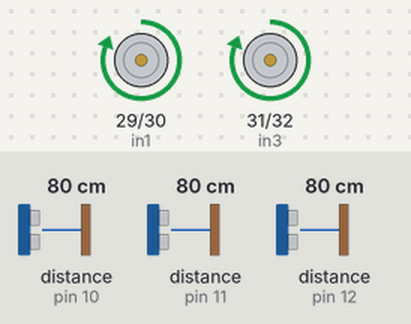
Bench run of a sketch on a simulated Arduino Mega 2560, built with avr-gcc and run on an emulated ATmega2560. Shown: motor-driver pin pairs drawn as motors (green arrow = first pin HIGH = forward, orange = second pin HIGH = backward, longer = more drive, scaled by the enable pin). Wiring (inferred from the names in the program): 3 × ultrasonic range finder: trigger pin 23, echo pin 11 / trigger pin 24, echo pin 12 / trigger pin 25, echo pin 10. Inputs (shaded band) come from the test bench; at power-on: distance to the obstacle (sensors on pin 10, pin 11, pin 12) 80 cm. The echo pulse lasts 58.3 µs per cm; WiFi joins after 1.5 s; servers stay silent unless stated.

Above: at 3.0 s.
3.1 s: distance to the obstacle (sensor on pin 10) set to 55 cm
4.6 s: distance to the obstacle (sensor on pin 10) set to 46 cm
At 4.72 s:
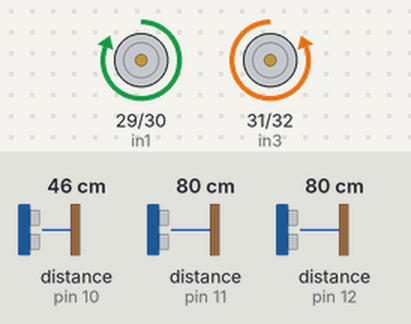
7.6 s: distance to the obstacle (sensor on pin 10) set to 60 cm
At 8.3 s:
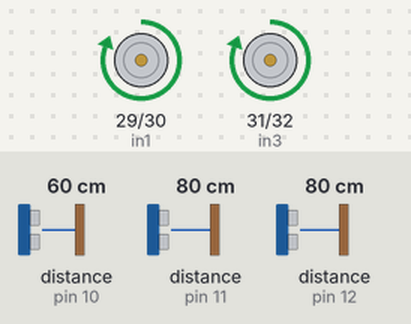
9.2 s: distance to the obstacle (sensor on pin 11) set to 54 cm
10.7 s: distance to the obstacle (sensor on pin 11) set to 47 cm
At 11.8 s:
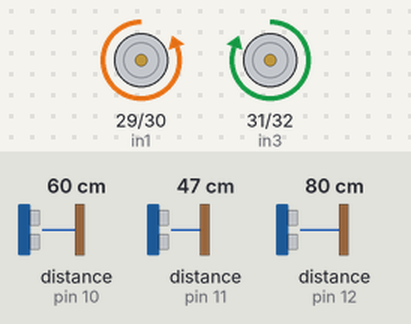
12.2 s: distance to the obstacle (sensor on pin 11) set to 60 cm
At 13.1 s:
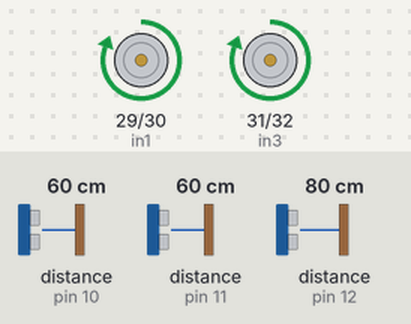
Timing chart, 0 to 14.7 s (numbered marks = the images above; inputs shaded):
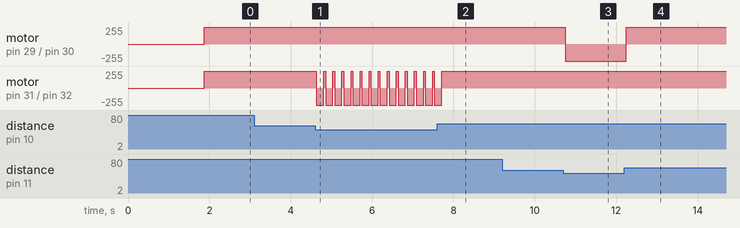

The sketch:

Final_Code_.ino
```cpp
/*
Hinge 1          Driver(2)
        ena - 4
        in1 - 33
        in2 - 34
Hinge 2
        enb - 3
        in3 -35
        in4 - 36
Hinge 3
        ena - 2  Driver (3)
        in1 - 37
        in2 - 38
*/


#define BLYNK_USE_DIRECT_CONNECT
#include <SoftwareSerial.h>
SoftwareSerial DebugSerial(19, 18); // RX, TX
#define BLYNK_PRINT DebugSerial
#include <BlynkSimpleSerialBLE.h>
char auth[] = "sBVEAogcssGh0CdZfLV2rPOQmaNsqzcP";
#define PWM 255
#define X 50                        // The minimum distance between bot and wall
const int trigPin1 = 23;            // Pin 1 is for front sensor
const int echoPin1 = 11; //pwm
const int trigPin2 = 25;            // Pin 2 is for right sensor
const int echoPin2 = 10; //pwm
const int trigPin3 = 24;            // Pin 3 is for left sensor
const int echoPin3 = 12; //pwm
const int in1 = 29;                                               // left in
const int in2 = 30;                                               // left out
const int in3 = 31;                                               // right in
const int in4 = 32;                                               // right out
const int enA = 6; //pwm
const int enB = 5; //pwm
void setup()
{
 DebugSerial.begin(9600);
 DebugSerial.println("Waiting for connections...");
 Serial.begin(9600);
 Blynk.begin(Serial, auth);
 pinMode(trigPin1, OUTPUT);
 pinMode(echoPin1, INPUT);
 pinMode(trigPin2, OUTPUT);
 pinMode(echoPin2, INPUT);
 pinMode(trigPin3, OUTPUT);
 pinMode(echoPin3, INPUT);
 pinMode (in1, OUTPUT);
 pinMode (in2, OUTPUT);
 pinMode (in3, OUTPUT);
 pinMode (in4, OUTPUT);
 pinMode (enA, OUTPUT);
 pinMode (enB, OUTPUT);
}
void loop()
{

   Blynk.run();
 if ( FrontSensor() < X && RightSensor() < X && LeftSensor()< X) // obstacle infront of all 3 sides
 {
        turn_right();
        delay(3000);
//then reverse
 }

 else if (FrontSensor() < X && RightSensor() < X && LeftSensor()> X) // obstacle on right and front sides
 {
 turn_left();
// turn left side
 }
 else if (FrontSensor() < X && RightSensor() > X && LeftSensor()< X) // obstacle on left and front sides
    {
 turn_right();
// turn right side
 }
 else if (FrontSensor() < X && RightSensor() > X && LeftSensor()> X) // obstacle on front sides
 {
 turn_right();
// then turn right
 }
 else if (FrontSensor() > X && RightSensor() > X && LeftSensor()< X) // obstacle on left sides
 {
 turn_right();
// then turn right and then forward
 delay(180);
 forward();
 }
 else if (FrontSensor() > X && RightSensor() < X && LeftSensor()> X) // obstacle on right sides
 {
 turn_left();
// then turn left and then right
 delay(180);
 forward();
 }
 else
 {
 forward();
 }
}

void forward ()

{
 digitalWrite(in1, HIGH);
 digitalWrite(in2, LOW);
 digitalWrite(in3, HIGH);
 digitalWrite(in4, LOW);
 analogWrite(enA, PWM);
 analogWrite(enB, PWM);
}

void turn_left ()

{
 digitalWrite(in1, HIGH);
 digitalWrite(in2, LOW);
 digitalWrite(in3, LOW);
 digitalWrite(in4, HIGH);
 analogWrite(enA, PWM);
 analogWrite(enB, PWM);
}
void turn_right ()
{
 digitalWrite(in1, LOW);
  digitalWrite(in2, HIGH);
 digitalWrite(in3, HIGH);
 digitalWrite(in4, LOW);
 analogWrite(enA, PWM);
 analogWrite(enB, PWM);
}

void reverse ()
{
 digitalWrite(in1, LOW);
 digitalWrite(in2, HIGH);
 digitalWrite(in3, LOW);
 digitalWrite(in4, HIGH);
 analogWrite(enA, PWM);
 analogWrite(enB, PWM);
}
void stop()
{
 digitalWrite(in1, LOW);
 digitalWrite(in2, LOW);
 digitalWrite(in3, LOW);
 digitalWrite(in4, LOW);
 analogWrite(enA, LOW);
 analogWrite(enB, LOW);
}

long FrontSensor ()
{
long dur;
 digitalWrite(trigPin1, LOW);
 delayMicroseconds(5);
 digitalWrite(trigPin1, HIGH);
 delayMicroseconds(10);
 digitalWrite(trigPin1, LOW);
 dur = pulseIn(echoPin1, HIGH);
 return (dur/58);// convert the distance to centimeters.
}

long RightSensor ()
{
long dur;
 digitalWrite(trigPin2, LOW);
 delayMicroseconds(5);
 digitalWrite(trigPin2, HIGH);
 delayMicroseconds(10);
 digitalWrite(trigPin2, LOW);
 dur = pulseIn(echoPin2, HIGH);
 return (dur/58);// convert the distance to centimeters.
}

long LeftSensor ()
{
long dur;
 digitalWrite(trigPin3, LOW);
 delayMicroseconds(5);
 digitalWrite(trigPin3, HIGH);
 delayMicroseconds(10);
 digitalWrite(trigPin3, LOW);
 dur = pulseIn(echoPin3, HIGH);
 return (dur/58);// convert the distance to centimeters.
}
```

Measured:
- the behaviour switches between 50 and 49 cm on distance to the obstacle (sensor on pin 10) (found by bisection; images 0 and 1)
- the behaviour switches between 50 and 49 cm on distance to the obstacle (sensor on pin 11) (found by bisection; images 2 and 3)
- after the input at 3.1 s, every drawn part: stays the same
- after the input at 4.6 s, motor on pin 31 (in3) / pin 32 (in4): alternates forward 255/255 for 0.04 s and backward 255/255 for 0.18 s, starting at once
- after the input at 7.6 s, motor on pin 31 (in3) / pin 32 (in4): goes on until 7.7 s, then stays forward 255/255
- after the input at 9.2 s, every drawn part: stays the same
- after the input at 10.7 s, motor on pin 29 (in1) / pin 30 (in2): forward 255/255 → backward 255/255 at once
- after the input at 12.2 s, motor on pin 29 (in1) / pin 30 (in2): backward 255/255 → forward 255/255 after 0.05 s
